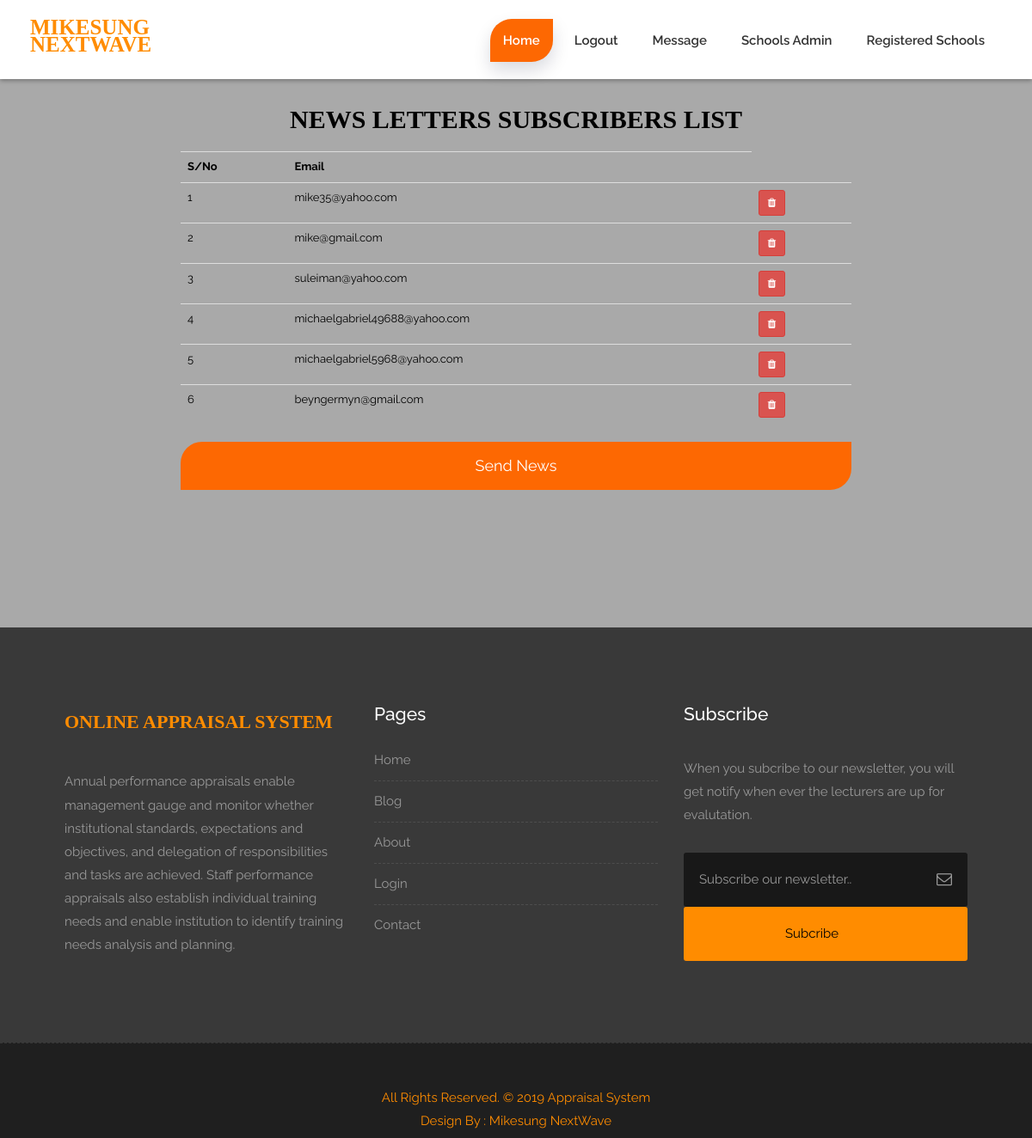
The page /subscribers.php on the database its author committed.
### tables this page shows
CREATE TABLE `subscribers` (
  `id` int(11) NOT NULL,
  `email` varchar(100) DEFAULT NULL
);

### subscribers.php (the view, shortened to what this page needs)
<?php include ('general_admin_header.php'); ?>
<?php
include ('db_connect.php');
?>
<div class="container-fluid" style="padding-bottom: 160px; padding-top: 20px; background-color: darkgrey">
		<div class="col-md-8 col-md-offset-2">
			<form class="form">
				<div class="row">
				 <p class="text-center" style="font-family: Gebriola; font-size: 30px; color: black"><b>NEWS LETTERS SUBSCRIBERS LIST</b></p>
		 		<table class="table" style="font-size: 13px">
		 				<tr>
		 					<td><b>S/No</b></td>
		 					<td><b>Email</b></td>
		 				</tr>
		 				<?php
		 					$sql="SELECT * FROM subscribers";
		 				$query = mysqli_query($conn, $sql) or die(mysqli_error($conn));
		 				while ($row = mysqli_fetch_assoc($query)) {
		 				?>
		 				<tr>
		 					<td><?php echo $row['id'] ; ?></td>
		 					<td><?php echo $row['email']; ?></td>
		 					<td><a href="#" class='btn btn-sm btn-danger'><i class='fa fa-trash'></i></a></td>
		 				</tr>
		 				<?php
		 				}
		 				?>
		 			</table>
			 	<div>
						<input type="submit" name="confirm" value="Send News" class="btn btn-light btn-radius grd1 btn-block btn-brd">
					</div>
		 </div>
	  </form>
 	</div>
</div>
    <?php include 'footer.php' ?>
</body>
</html>

### style.css (style rules this page uses)
body { color: #999; font-size: 15px; font-family: 'Raleway', sans-serif; line-height: 1.80857; }
a { color: #1f1f1f; text-decoration: none !important; outline: none !important; -webkit-transition: all .3s ease-in-out; -moz-transition: all .3s ease-in-out; -ms-transition: all .3s ease-in-out; -o-transition: all .3s ease-in-out; transition: all .3s ease-in-out; }
a { color: #1f1f1f; text-decoration: none; outline: none; }
a, .btn { text-decoration: none !important; outline: none !important; -webkit-transition: all .3s ease-in-out; -moz-transition: all .3s ease-in-out; -ms-transition: all .3s ease-in-out; -o-transition: all .3s ease-in-out; transition: all .3s ease-in-out; }
.nav-pills, .effect-1:after, .nav-pills > li > a, .global-radius, .btn-brd { -webkit-border-radius: 25px 0px 25px 0px; -moz-border-radius: 25px 0px 25px 0px; border-radius: 25px 0px 25px 0px; }
.btn-light { padding: 13px 40px; font-size: 18px; border: 2px solid #fd6802; color: #ffffff; background-color: #fd6802; }
:root { --pricingTable-yellow: #fd6802; --pricingTable-purple: #fd6802; --pricingTable-blue: #fd6802; }

### css/responsive.css (style rules this page uses)
@media (max-width: 1200px) { .container-fluid { width: 100%; padding: 0 15px; } }

### subscribers.php (style rules this page uses)
table,th,td { color: black; }

### rows shown on the page
subscribers: id "1", email "mike35@yahoo.com"
subscribers: id "2", email "mike@gmail.com"
subscribers: id "3", email "suleiman@yahoo.com"
subscribers: id "4", email "michaelgabriel49688@yahoo.com"
subscribers: id "5", email "michaelgabriel5968@yahoo.com"
subscribers: id "6", email "beyngermyn@gmail.com"
